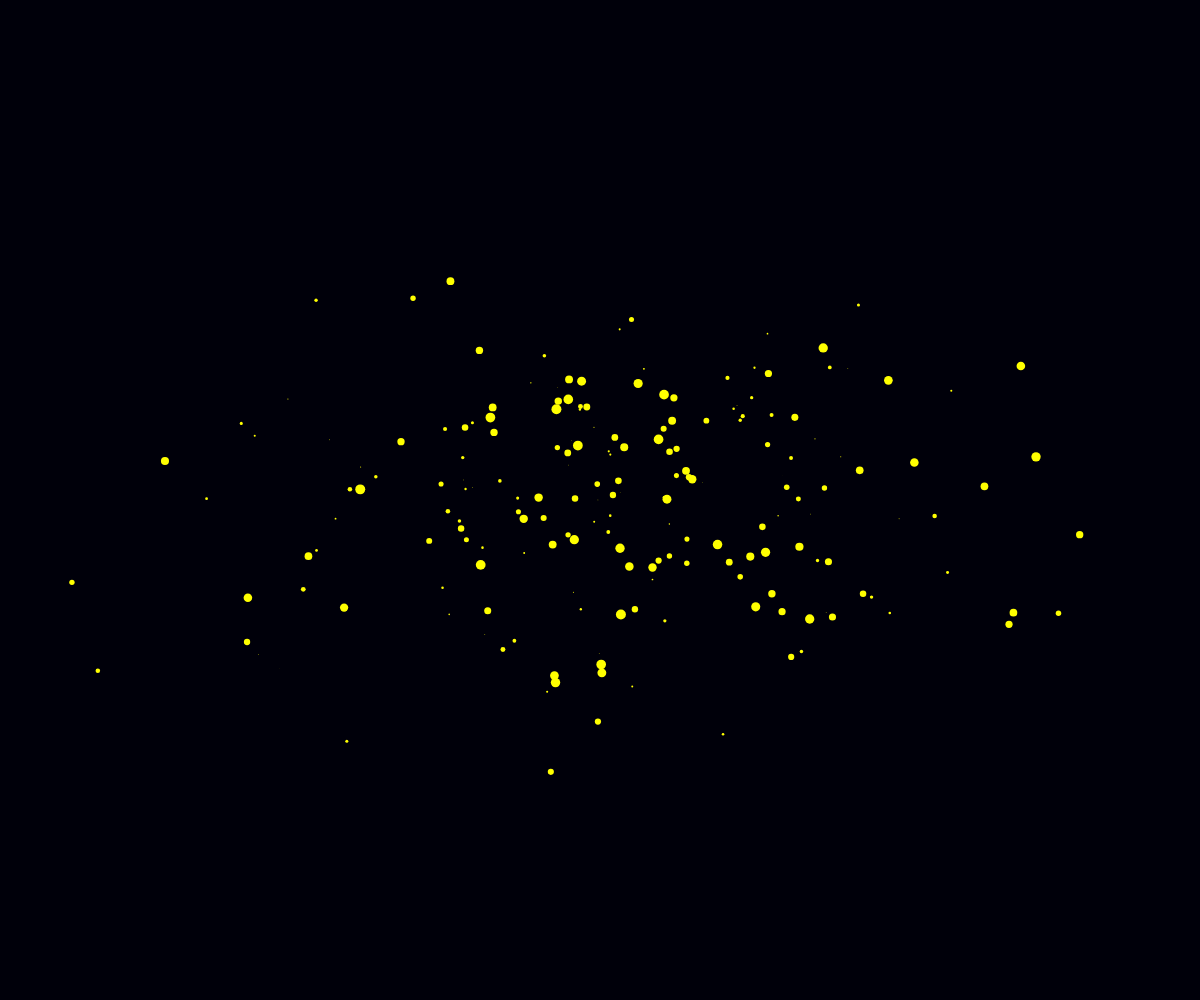
Frame 1 (no input)
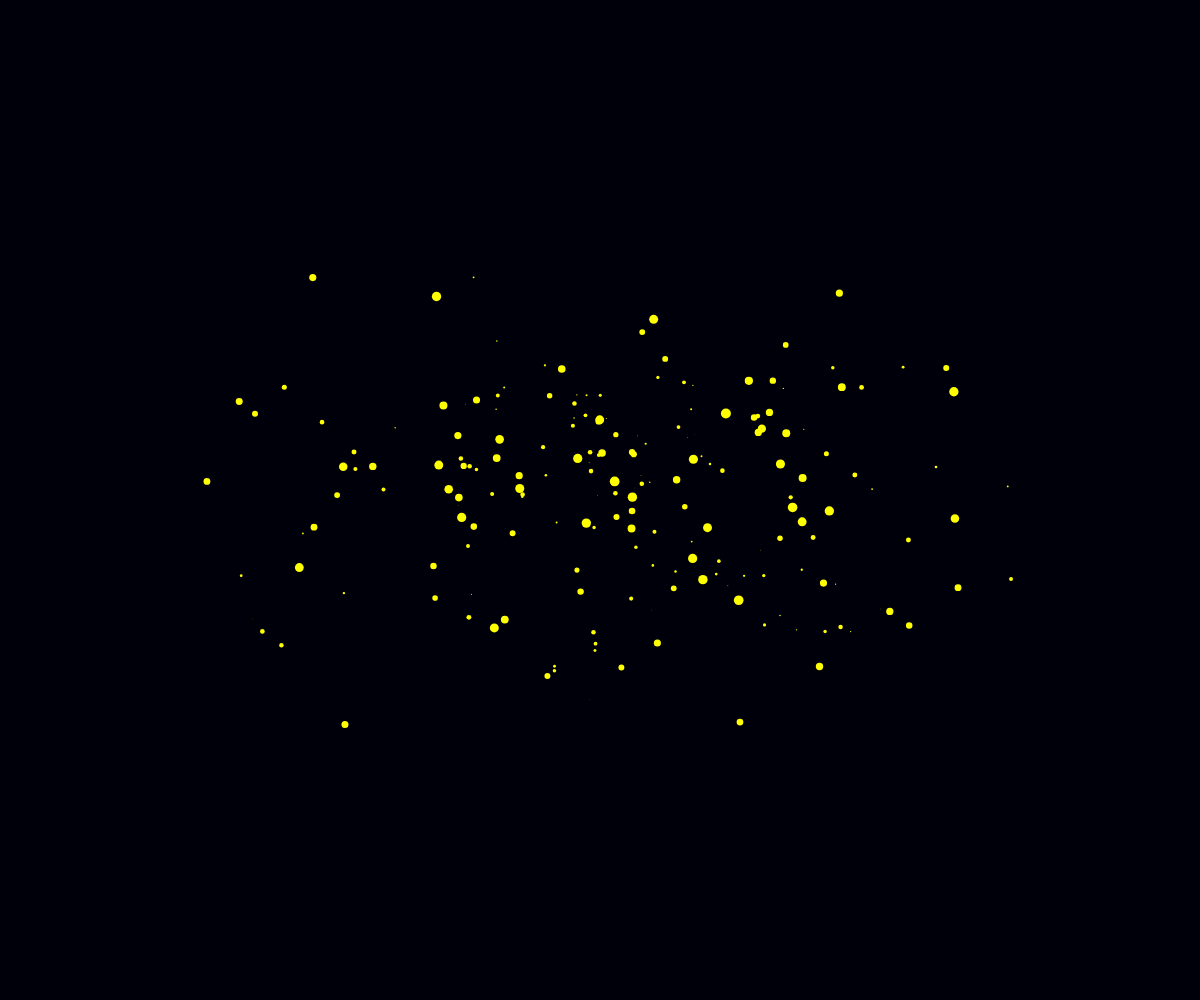
Frame 60 (no input)
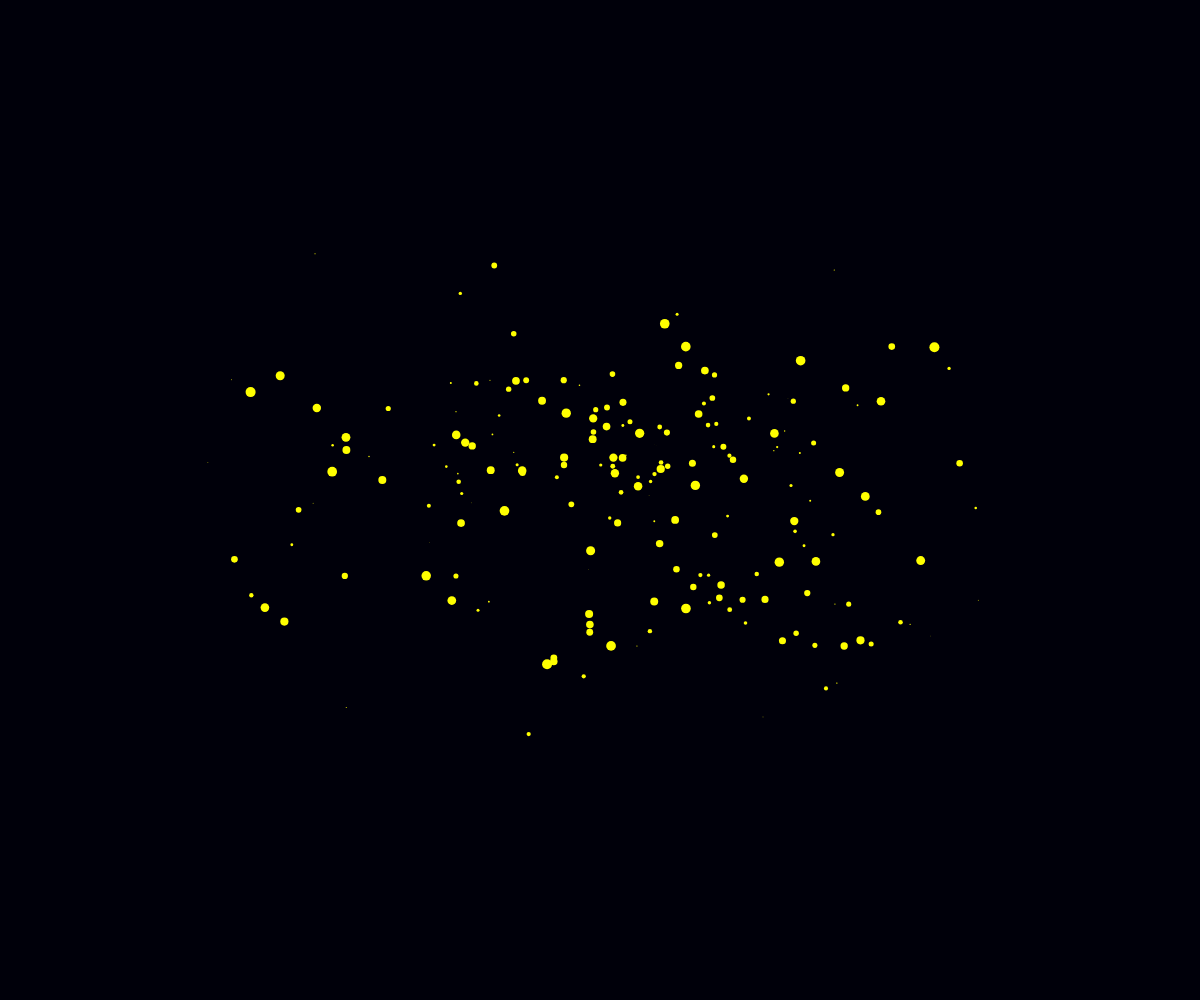
Frame 120 (the mouse pressed at the canvas centre since frame 60)

The p5.js sketch that drew these frames (run headless with seeded random() and noise() and a simulated clock; from frame 60 on, the mouse is pressed at the canvas centre):

// p5.js sketch
// ── sketch.js
let JUMP = 0.005;
let TS = 0.01;
let TP = 1;
let group = [];
let total = 200;
let pad = 20;

function setup() {
    createCanvas(windowWidth, windowHeight);
    background(51);
    noStroke();
    for (let i = 0; i < total; i++) {
        group.push(new Firefly());
    }
}

function draw() {
    background(0, 0, 10);
    for (let f of group) {
        f.display();
        f.updateStatus();
        f.updateMotion();
    }
}

function fphi(phi) {
    let C = 1 - exp(-1);
    return C * (1 - exp(-1 * phi));
}


class Firefly {
    constructor() {
        this.pos = createVector(randomGaussian(width / 2, 200), randomGaussian(height / 2, 100));
        this.phase = random(1);
        this.nowFired = false;
        this.speed = 0.4;
    }

    updateStatus() {
        let num = 0

        for (let f of group) {
            if (f.nowFired) {
                num++;
            }
        }
        // console.log(num);

        if (this.nowFired) {
            this.phase += num * JUMP + TS;
        } else {
            this.phase += TS;
        }

        if (this.phase > TP) {
            this.phase = 0;
            this.nowFired = true;
        } else {
            this.nowFired = false;
        }
    }

    updateMotion() {
        let scl = map(noise(this.pos.x / 1000, this.pos.y / 1000), 0, 1, 0, TWO_PI) * 1000;
        let vel = createVector(cos(scl), sin(scl)).mult(this.speed);
        this.pos.add(vel);

        if (this.pos.x > 0.85 * width || this.pos.x < 0.15 * width || this.pos.y < 0.1 * height || this.pos.y > 0.9 * height) {
            this.pos = createVector(randomGaussian(width / 2, 200), randomGaussian(height / 2, 100));
        }
    }

    display() {
        let alpha = map(fphi(this.phase), 0.4, 1, 255, 0);
        let r = map(this.phase, 0, 1, 10, 0);
        fill(255, 255, 0, alpha);
        ellipse(this.pos.x, this.pos.y, r, r);
    }

    status() {
        if (this.phase > 0.9 || this.phase < 0.1) {
            return true;
        }
    }
}
